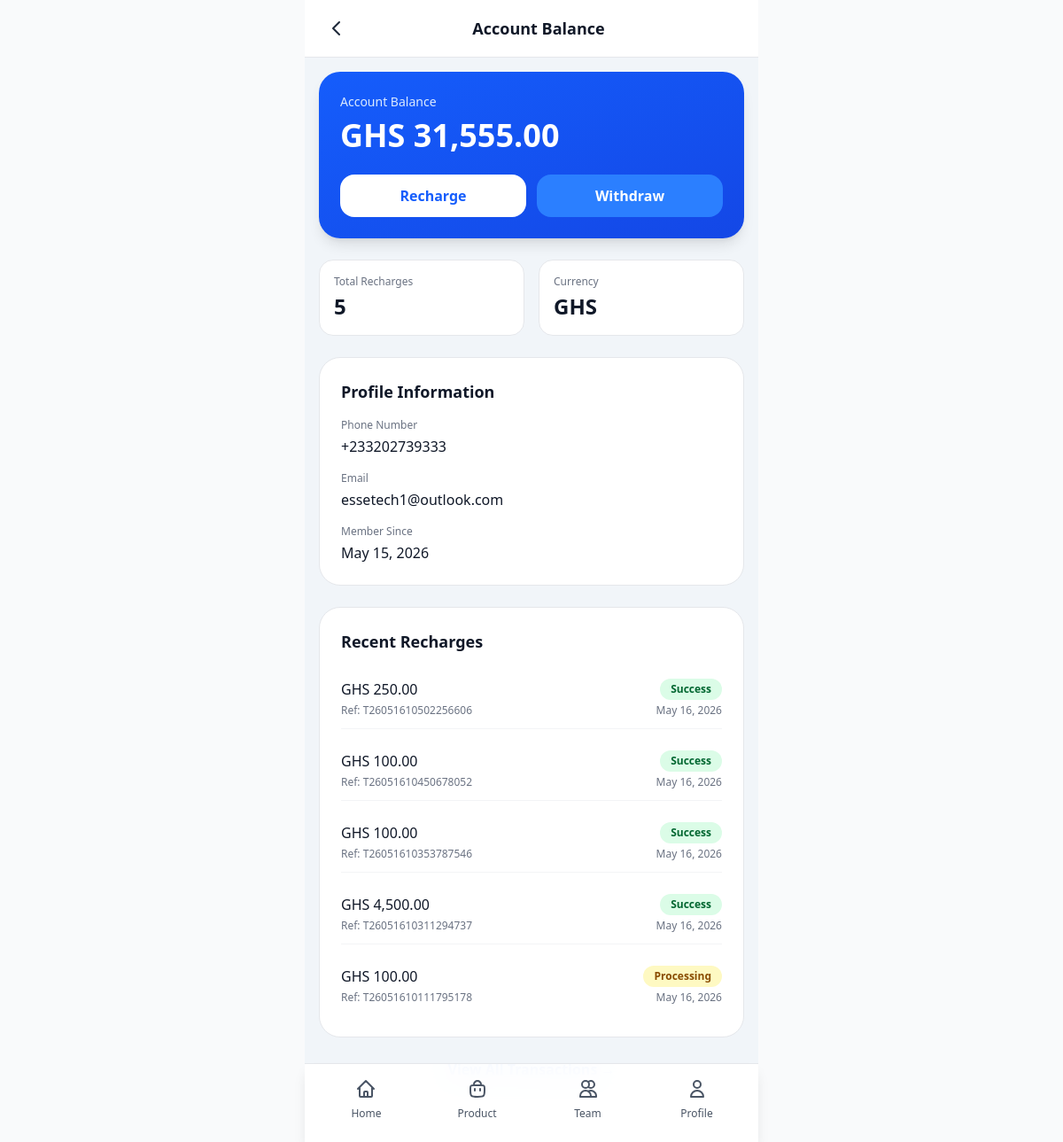
Screenshot of /core/account/balance/ (signed in) with the database file from the repository.
### core/models.py (models this page shows, shortened)
class UserBalance(models.Model):
    user = models.OneToOneField(
        settings.AUTH_USER_MODEL,
        on_delete=models.CASCADE,
        related_name='balance'
    )
    balance = models.DecimalField(max_digits=12, decimal_places=2, default=0)
    currency = models.CharField(max_length=10, default='GHS')
    created_at = models.DateTimeField(auto_now_add=True)
    updated_at = models.DateTimeField(auto_now=True)
    class Meta:
        verbose_name = 'User Balance'
        verbose_name_plural = 'User Balances'

class RechargeTransaction(models.Model):
    STATUS_PENDING = 'pending'
    STATUS_IN_PROGRESS = 'in_progress'
    STATUS_SUCCESS = 'success'
    STATUS_FAILED = 'failed'
    STATUS_CHOICES = [
        (STATUS_PENDING, 'Pending'),
        (STATUS_IN_PROGRESS, 'In Progress'),
        (STATUS_SUCCESS, 'Success'),
        (STATUS_FAILED, 'Failed'),
    ]
    id = models.UUIDField(primary_key=True, default=uuid.uuid4, editable=False)
    user = models.ForeignKey(
        settings.AUTH_USER_MODEL,
        on_delete=models.CASCADE,
        related_name='recharge_transactions'
    )
    reference = models.CharField(max_length=64, unique=True)
    amount = models.DecimalField(max_digits=12, decimal_places=2)
    currency = models.CharField(max_length=10, default='GHS')
    status = models.CharField(max_length=16, choices=STATUS_CHOICES, default=STATUS_PENDING)
    payment_method = models.CharField(max_length=64, blank=True, null=True)
    notes = models.TextField(blank=True)
    paystack_reference = models.CharField(max_length=255, blank=True, null=True, help_text='Paystack payment reference')
    paystack_access_code = models.CharField(max_length=255, blank=True, null=True, help_text='Paystack access code for payment link')
    paystack_auth_url = models.URLField(blank=True, null=True, help_text='Paystack authorization URL')
    created_at = models.DateTimeField(auto_now_add=True)
    updated_at = models.DateTimeField(auto_now=True)
    class Meta:
        ordering = ['-created_at']
        verbose_name = 'Recharge Transaction'
        verbose_name_plural = 'Recharge Transactions'

### iCare_auth/models.py (models this page shows, shortened)
class User(AbstractBaseUser, PermissionsMixin):
    phone_number = PhoneNumberField(unique=True, region='GH', verbose_name='Phone Number')
    email = models.EmailField(blank=True, null=True, unique=True)
    is_active = models.BooleanField(default=True)
    is_staff = models.BooleanField(default=False)
    date_joined = models.DateTimeField(auto_now_add=True)
    USERNAME_FIELD = 'phone_number'
    REQUIRED_FIELDS = []
    objects = UserManager()

### core/views.py (the view)
# urls.py: path('account/balance/', views.account_balance, name='account'),
@login_required
def account_balance(request):
    user_balance, created = UserBalance.objects.get_or_create(
        user=request.user,
        defaults={'balance': 0, 'currency': 'GHS'}
    )
    saved_accounts = SavedAccount.objects.filter(user=request.user)
    recent_transactions = RechargeTransaction.objects.filter(
        user=request.user
    ).order_by('-created_at')[:5]
    recent_withdrawals = WithdrawalTransaction.objects.filter(
        user=request.user
    )[:5]
    active_investments = UserInvestment.objects.filter(
        user=request.user,
        status='active'
    ).select_related('product')[:3]
    total_invested = UserInvestment.objects.filter(
        user=request.user,
        status='active'
    ).aggregate(Sum('amount'))['amount__sum'] or 0
    investments = UserInvestment.objects.filter(user=request.user, status='active')
    total_earnings = 0
    for investment in investments:
        total_earnings += investment.calculate_earned_so_far()
    net_balance = user_balance.balance + total_earnings - total_invested
    context = {
        'user_balance': user_balance,
        'user': request.user,
        'saved_accounts': saved_accounts,
        'recent_transactions': recent_transactions,
        'recent_withdrawals': recent_withdrawals,
        'active_investments': active_investments,
        'total_invested': total_invested,
        'total_earnings': total_earnings,
        'net_balance': net_balance,
    }
    return render(request, 'iCare/services/pages/account_balance.html', context)

### core/models.py (called while the page is built, shortened)
    def calculate_earned_so_far(self):
        if self.status != 'active':
            return 0
        if not self.product.daily_earnings or not self.expires_at:
            return 0

### core/templates/iCare/services/pages/account_balance.html (shortened to what this page needs)
{% extends "iCare/base.html" %}
{% load static %}
{% load humanize %}
{% block content %}
<div class="min-h-screen">
    <div class="fixed top-0 left-0 right-0 z-50 max-w-lg mx-auto bg-white border-b border-gray-200 px-4 py-3 flex items-center justify-between">
        <button class="p-2 hover:bg-gray-100 rounded-lg transition" onclick="window.history.back()">
            <svg class="w-6 h-6 text-gray-800" fill="none" stroke="currentColor" viewBox="0 0 24 24">
                <path stroke-linecap="round" stroke-linejoin="round" stroke-width="2" d="M15 19l-7-7 7-7"/>
            </svg>
        </button>
        <h1 class="text-lg font-semibold text-gray-900">Account Balance</h1>
    </div>
    <div class="pt-[65px] pb-[70px] pb-6 px-4 space-y-6 max-w-lg mx-auto bg-slate-100">
        <div class="mt-4 bg-gradient-to-br from-blue-600 to-blue-700 rounded-3xl p-6 text-white shadow-lg">
            <div class="text-sm font-medium text-blue-100 mb-2">Account Balance</div>
            <div class="text-4xl font-bold mb-6">
                GHS {{ user_balance.balance|floatformat:2|intcomma }}
            </div>
            <div class="flex gap-3">
                <a href="{% url 'recharge' %}" class="flex-1 bg-white text-blue-600 font-semibold py-3 rounded-2xl text-center hover:bg-blue-50 transition">
                    Recharge
                </a>
                <a href="{% url 'withdraw' %}" class="flex-1 bg-blue-500 text-white font-semibold py-3 rounded-2xl text-center hover:bg-blue-600 transition">
                    Withdraw
                </a>
            </div>
        </div>
        <div class="grid grid-cols-2 gap-4">
            <div class="bg-white rounded-2xl p-4 border border-gray-200">
                <div class="text-xs text-gray-500 font-medium mb-1">Total Recharges</div>
                <div class="text-2xl font-bold text-gray-900">
                    {{ recent_transactions|length }}
                </div>
            </div>
            <div class="bg-white rounded-2xl p-4 border border-gray-200">
                <div class="text-xs text-gray-500 font-medium mb-1">Currency</div>
                <div class="text-2xl font-bold text-gray-900">
                    {{ user_balance.currency }}
                </div>
            </div>
        </div>
        <div class="bg-white rounded-3xl p-6 border border-gray-200">
            <h2 class="text-lg font-semibold text-gray-900 mb-4">Profile Information</h2>
            <div class="space-y-4">
                <div>
                    <div class="text-xs text-gray-500 font-medium mb-1">Phone Number</div>
                    <div class="text-gray-900 font-medium">{{ user.phone_number }}</div>
                </div>
                <div>
                    <div class="text-xs text-gray-500 font-medium mb-1">Email</div>
                    <div class="text-gray-900 font-medium">{{ user.email|default:"Not set" }}</div>
                </div>
                <div>
                    <div class="text-xs text-gray-500 font-medium mb-1">Member Since</div>
                    <div class="text-gray-900 font-medium">{{ user.date_joined|date:"M d, Y" }}</div>
                </div>
            </div>
        </div>
        <div class="bg-white rounded-3xl p-6 border border-gray-200">
            <h2 class="text-lg font-semibold text-gray-900 mb-4">Recent Recharges</h2>
            {% if recent_transactions %}
                <div class="space-y-3">
                    {% for transaction in recent_transactions %}
                        <div class="flex items-center justify-between py-3 border-b border-gray-100 last:border-b-0">
                            <div class="flex-1">
                                <div class="font-medium text-gray-900">
                                    GHS {{ transaction.amount|floatformat:2|intcomma }}
                                </div>
                                <div class="text-xs text-gray-500 mt-1">
                                    Ref: {{ transaction.reference }}
                                </div>
                            </div>
                            <div class="text-right">
                                <div class="text-xs font-semibold mb-1">
                                    {% if transaction.status == 'success' %}
                                        <span class="inline-block bg-green-100 text-green-800 px-3 py-1 rounded-full">Success</span>
                                    {% elif transaction.status == 'in_progress' %}
                                        <span class="inline-block bg-yellow-100 text-yellow-800 px-3 py-1 rounded-full">Processing</span>
                                    {% elif transaction.status == 'pending' %}
                                        <span class="inline-block bg-blue-100 text-blue-800 px-3 py-1 rounded-full">Pending</span>
                                    {% else %}
                                        <span class="inline-block bg-red-100 text-red-800 px-3 py-1 rounded-full">Failed</span>
                                    {% endif %}
                                </div>
                                <div class="text-xs text-gray-500">
                                    {{ transaction.created_at|date:"M d, Y" }}
                                </div>
                            </div>
                        </div>
                    {% endfor %}
                </div>
            {% endif %}
        </div>
        <div class="text-center">
            <a href="{% url 'recharge_records' %}" class="text-blue-600 font-semibold hover:text-blue-700">
            </a>
        </div>
    </div>
</div>
{% include "iCare/partials/footer.html" %}
{% endblock %}

### rows the page displays
UserBalance: balance "31,555.00", currency "GHS"
User: phone_number "+233202739333", email "essetech1@outlook.com", date_joined "May 15, 2026"
RechargeTransaction: status "Success"
RechargeTransaction: status "Success"
RechargeTransaction: status "Success"
RechargeTransaction: status "Success"
RechargeTransaction: status "Processing"

### other values shown
{{ recent_transactions|length }} "5"
